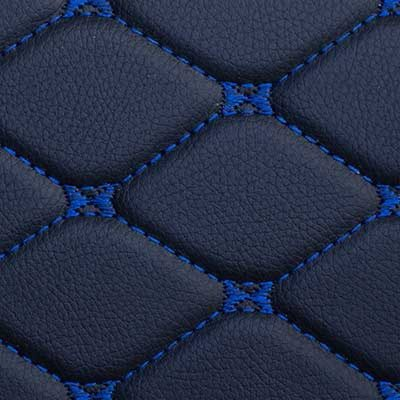
#> input picture assets/img/1v/boxprodukt-farba-cierna-modre.jpg, 400 x 400 px, given in place of boxy-pred-cely.jpg, which was not available
$ python kosik-videa.py
#> lines starting #> are read from the running program, lines starting #| are printed output that depends on the picture
#!/usr/bin/env python3
"""Krátke slučkové videá do ponuky v pokladni zo skutočných fotiek LCD (kniha § 10.43).

Výstup: assets/img/kosik/<meno>.mp4, .webm, .jpg (288 × 360, bez zvuku). Fotky sa neupravujú, len sa posúvajú a prelínajú.
Nahraté súbory sa neprepisujú (production.yml): zmenené video ide pod novým menom. Prvé tri webm sú ešte VP9 profil 1, preto mp4 ide prvé.
Spustenie z koreňa repa: python tools/kosik-videa.py [meno ...] (bez mena všetky videá)
"""
import subprocess
import sys

from PIL import Image

W, H, FPS = 288, 360, 24
IMG = "assets/img/"
VYSTUP = IMG + "kosik/"

# shot: (súbor, sekundy, stred x od-do, stred y, priblíženie od-do)
VIDEA = {
    # Michal 6. 11. 2026: najprv veci rozhádzané po podlahe, hneď uložené v boxoch, potom zavreté boxy.
    "box-poriadok": {
        "prelina": 0.45,
        "poster": 2,
        "slucka": True,
        "zabery": [
            ("1v/obsah/boxy-pred-cely.jpg", 2.3, (0.36, 0.62), 0.55, (1.0, 1.0)),
            ("1v/obsah/boxy-po-cely.jpg", 2.1, (0.49, 0.49), 0.5, (1.0, 1.0)),
            ("1v/kufor-boxy-2-boxy.jpg", 2.1, (0.5, 0.5), 0.5, (1.0, 1.05)),
        ],
    },
    "rohoz-dno": {
        "prelina": 0.7,
        "poster": 1,
        "zabery": [
            ("1v/kufor-boxy-bez-rohoze.jpg", 2.2, (0.5, 0.5), 0.56, (1.0, 1.03)),
            ("1v/kufor-boxy-classic.jpg", 3.0, (0.5, 0.5), 0.56, (1.03, 1.0)),
            ("1v/kufor-boxy-bez-rohoze.jpg", 1.1, (0.5, 0.5), 0.56, (1.0, 1.0)),
        ],
    },
    # Michal 6. 11. 2026: len dvere v kamióne, bez fotky s logom Scania a bez hlavy vikinga. Pomalý posun tam a späť po tej istej fotke.
    "tapacir-dvere": {
        "prelina": 0.45,
        "poster": 0,
        "hladko": True,
        "zabery": [
            ("1v/kamion-dvere-tapacir-2.jpg", 3.6, (0.28, 0.72), 0.7, (1.45, 1.45)),
            ("1v/kamion-dvere-tapacir-2.jpg", 3.6, (0.72, 0.28), 0.7, (1.45, 1.45)),
        ],
    },
}


def ramec(im, t, x, y, z):
    """Výrez W × H so stredom (x, y) v podiele fotky, priblíženie z, plynulý posun t 0–1."""
    sx = x[0] + (x[1] - x[0]) * t
    zoom = z[0] + (z[1] - z[0]) * t
    iw, ih = im.size
    v = ih / zoom  # výška výrezu vo fotke
    s = v * W / H
    cx = max(s / 2, min(iw - s / 2, sx * iw))
    cy = max(v / 2, min(ih - v / 2, y * ih))
    return im.transform((W, H), Image.AFFINE, (s / W, 0, cx - s / 2, 0, v / H, cy - v / 2), Image.BICUBIC)


def ramce(v):
    zabery = [(Image.open(IMG + f).convert("RGB"), s, x, y, z) for f, s, x, y, z in v["zabery"]]
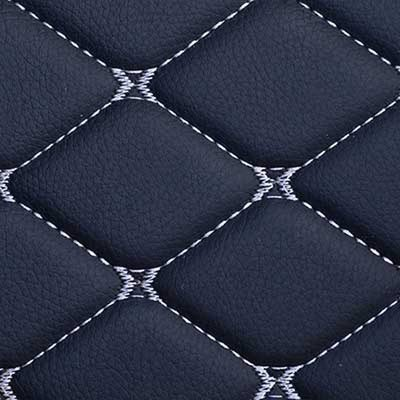
#> input picture assets/img/1v/boxprodukt-farba-cierna-sive.jpg, 400 x 400 px, given in place of boxy-po-cely.jpg, which was not available
#> zabery = 3 items
    prelina = int(v["prelina"] * FPS)
    vsetko = []
    for i, (im, s, x, y, z) in enumerate(zabery):
        n = int(s * FPS)
        krivka = (lambda t: t * t * (3 - 2 * t)) if v.get("hladko") else (lambda t: t)
        akt = [ramec(im, krivka(k / max(1, n - 1)), x, y, z) for k in range(n)]
        if vsetko:
            for k in range(prelina):
                a = vsetko[-prelina + k]
                vsetko[-prelina + k] = Image.blend(a, akt[k], (k + 1) / (prelina + 1))
            akt = akt[prelina:]
        if i == v["poster"]:
            poster = akt[min(len(akt) - 1, len(akt) // 3)]
        vsetko.extend(akt)
#> this loop made 3 passes
#> (x, y, z, n) on passes 1 to 2: ((0.36, 0.62), 0.55, (1, 1), 55), ((0.49, 0.49), 0.5, (1, 1), 50)
#> (x, y, z) on pass 3: ((0.5, 0.5), 0.5, (1, 1.05))
#> pass 3, in ramce, `poster = akt[min(len(akt) - 1, len(akt) // 3)]`:
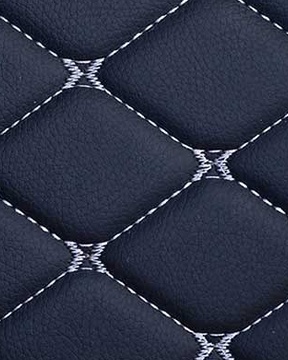
#> poster: PIL image 288x360 RGB; mean R, G, B 44.7, 49.8, 68.3
#> after the loop:
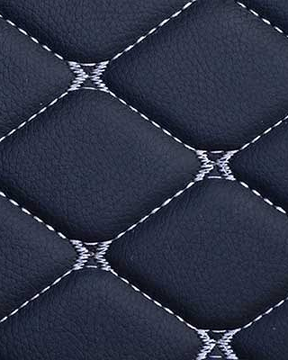
#> a: PIL image 288x360 RGB; mean R, G, B 44.6, 49.7, 68.1
    if v.get("slucka"):  # koniec sa prelína do prvého záberu, video sa opakuje bez skoku
        for k in range(prelina):
            vsetko[-prelina + k] = Image.blend(vsetko[-prelina + k], vsetko[0], (k + 1) / (prelina + 1))
    return vsetko, poster


def zakoduj(ram, meno):
#> called with meno = 'box-poriadok'
    surove = b"".join(r.tobytes() for r in ram)
    vstup = ["-f", "rawvideo", "-pix_fmt", "rgb24", "-s", f"{W}x{H}", "-r", str(FPS), "-i", "-"]
    spolocne = ["ffmpeg", "-y", "-v", "error"]
    subprocess.run(spolocne + vstup + ["-an", "-c:v", "libx264", "-preset", "veryslow", "-crf", "30", "-pix_fmt", "yuv420p",
                                       "-movflags", "+faststart", VYSTUP + meno + ".mp4"], input=surove, check=True)
#> (this line was passed over: subprocess is not available in this run)
    subprocess.run(spolocne + vstup + ["-an", "-c:v", "libvpx-vp9", "-pix_fmt", "yuv420p", "-b:v", "0", "-crf", "52", "-row-mt", "1",
                                       VYSTUP + meno + ".webm"], input=surove, check=True)
#> (this line was passed over: subprocess is not available in this run)


for meno in sys.argv[1:] or VIDEA:
    v = VIDEA[meno]
    r, poster = ramce(v)
    zakoduj(r, meno)
    poster.save(VYSTUP + meno + ".jpg", quality=78)
    print(meno, round(len(r) / FPS, 1), "s")
#| box-poriadok 5.6 s
#> pass 2 of the loop `for meno in sys.argv[1:] or VIDEA:`:
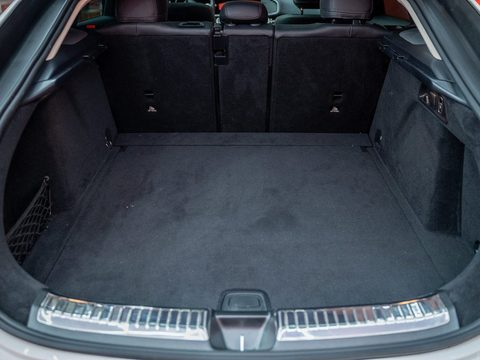
#> input picture assets/img/1v/kufor-boxy-bez-rohoze.jpg, 480 x 360 px, found by its file name
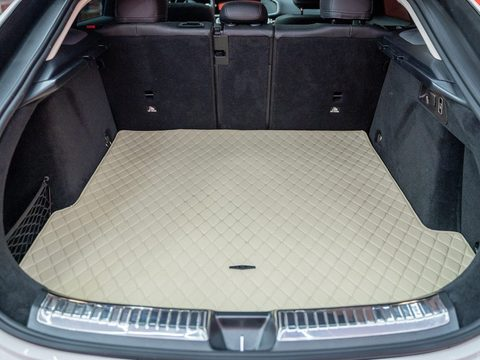
#> input picture assets/img/1v/kufor-boxy-classic.jpg, 480 x 360 px, found by its file name
#> the loop in ramce (call 2), `for i, (im, s, x, y, z) in enumerate(zabery):` made 3 passes
#> z on passes 1 to 3: (1, 1.03), (1.03, 1), (1, 1)
#> after the loop in ramce (call 2), `for i, (im, s, x, y, z) in enumerate(zabery):`:
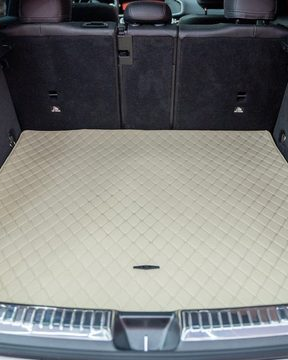
#> a: PIL image 288x360 RGB; mean R, G, B 123.9, 125.3, 123.6
#| rohoz-dno 4.9 s
#> pass 3 of the loop `for meno in sys.argv[1:] or VIDEA:`:
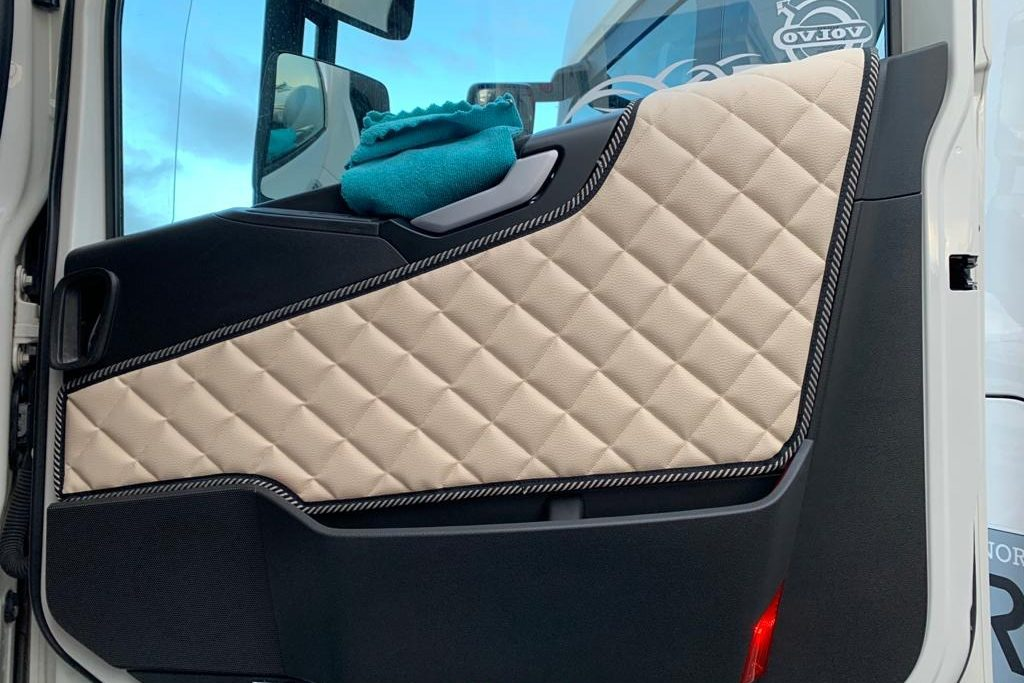
#> input picture assets/img/1v/kamion-dvere-tapacir-2.jpg, 1024 x 683 px, found by its file name
#> the loop in ramce (call 3), `for i, (im, s, x, y, z) in enumerate(zabery):` made 2 passes
#> (x, y, z) on passes 1 to 2: ((0.28, 0.72), 0.7, (1.45, 1.45)), ((0.72, 0.28), 0.7, (1.45, 1.45))
#> pass 1, in ramce (call 3), `poster = akt[min(len(akt) - 1, len(akt) // 3)]`:
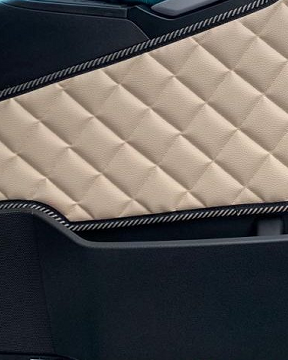
#> poster: PIL image 288x360 RGB; mean R, G, B 92.9, 88.7, 85.8
#> after the loop in ramce (call 3), `for i, (im, s, x, y, z) in enumerate(zabery):`:
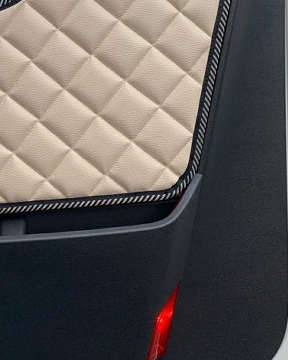
#> a: PIL image 288x360 RGB; mean R, G, B 95.9, 91, 87.7
#| tapacir-dvere 6.8 s
